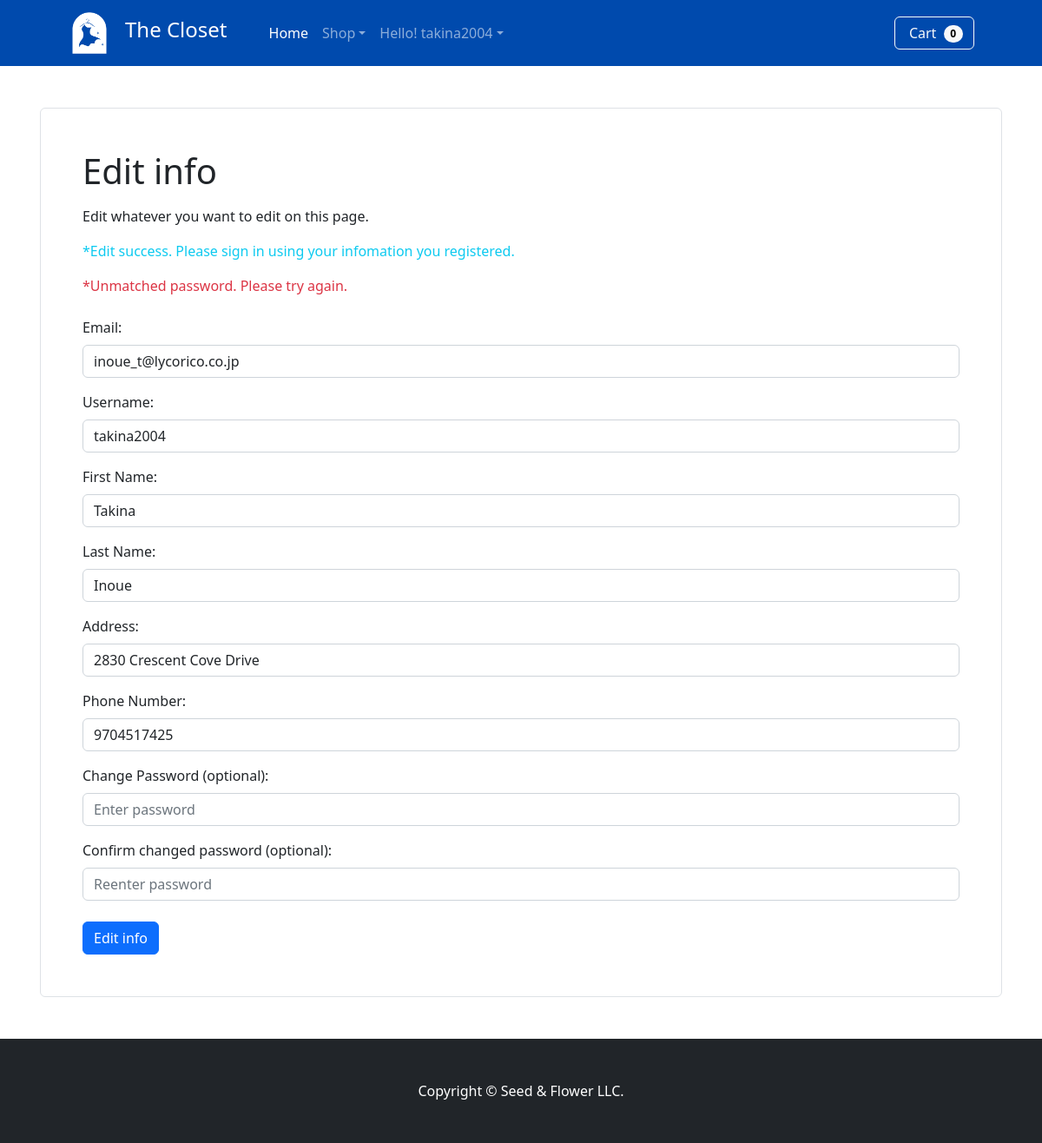
The page /info_page.php (signed in) on the database its author committed.
### tables this page shows
CREATE TABLE `user` (
  `userID` int(10) NOT NULL,
  `username` varchar(20) NOT NULL,
  `email` varchar(32) NOT NULL,
  `pass` varchar(32) NOT NULL,
  `fname` varchar(20) NOT NULL,
  `lname` varchar(20) NOT NULL,
  `uAddress` varchar(300) NOT NULL,
  `phone` varchar(15) NOT NULL
);

### info_page.php (the view, shortened to what this page needs)
<!doctype html>
<html lang="en">
    <head>
        <link href="https://cdn.jsdelivr.net/npm/bootstrap@5.2.2/dist/css/bootstrap.min.css" rel="stylesheet">
    </head>
    <?php
        include "func/navbar.php";
        $q = "SELECT * FROM user WHERE userID = '".$_SESSION['userID']."'";
        $result = $mysqli->query($q);
        while($row=$result->fetch_array()){?>
            <div class="container px-2 px-lg-3 my-5">
                <div class="container border rounded px-4 px-lg-5 my-5 bt-5">
                    <div class="mb-4 mt-5">
                        <h1>Edit info</h1>
                        <p>Edit whatever you want to edit on this page.</p>
                        <?php
                            if (isset($_SESSION['editsuccess'])) {
                                ?><p class="text-info">*Edit success. Please sign in using your infomation you registered.</P><?php
                            }?>
                        <?php
                            if (isset($_SESSION['unmatchpassword'])) {
                                ?><p class="text-danger">*Unmatched password. Please try again.</P><?php
                            }?>
                    </div>
                    <form action="func/editinfo.php" method="post">
                        <div class="mb-3 mt-3">
                            <label for="email" class="form-label">Email:</label>
                            <input type="email" class="form-control" id="email" value="<?php echo $row['email'] ?>" name="email">
                        </div>
                        <div class="mb-3">
                            <label for="username" class="form-label">Username:</label>
                            <input type="username" class="form-control" id="username" value="<?php echo $row['username'] ?>" name="username">
                        </div>
                        <div class="mb-3">
                            <label for="fname" class="form-label">First Name:</label>
                            <input type="fname" class="form-control" id="fname" value="<?php echo $row['fname'] ?>" name="fname">
                        </div>
                        <div class="mb-3">
                            <label for="lname" class="form-label">Last Name:</label>
                            <input type="lname" class="form-control" id="lname" value="<?php echo $row['lname'] ?>" name="lname">
                        </div>
                        <div class="mb-3">
                            <label for="adress" class="form-label">Address:</label>
                            <input type="adress" class="form-control" id="address" value="<?php echo $row['uAddress'] ?>" name="address">
                        </div>
                        <div class="mb-3">
                            <label for="phone" class="form-label">Phone Number:</label>
                            <input type="phone" class="form-control" id="phone" value="<?php echo $row['phone'] ?>" name="phone">
                        </div>
                        <div class="mb-3">
                            <label for="password" class="form-label">Change Password (optional):</label>
                            <input type="password" class="form-control" id="password" placeholder="Enter password" name="password">
                        </div>
                        <div class="mb-3">
                            <label for="checkpassword" class="form-label">Confirm changed password (optional):</label>
                            <input type="password" class="form-control" id="checkpassword" placeholder="Reenter password" name="checkpassword">
                        </div>
                        <div class="mt-4 mb-5">
                            <button type="submit" name="edit_submit" class="btn btn-primary">Edit info</button>
                        </div>
                    </form>
                </div>
            </div>
        <?php }
    ?>
    </body>
</html>

### rows shown on the page
user: email "inoue_t@lycorico.co.jp", username "takina2004", fname "Takina", lname "Inoue", address "2830 Crescent Cove Drive", phone "9704517425"

### other values the page prints
$_SESSION['username'] "takina2004"
$count "0"
